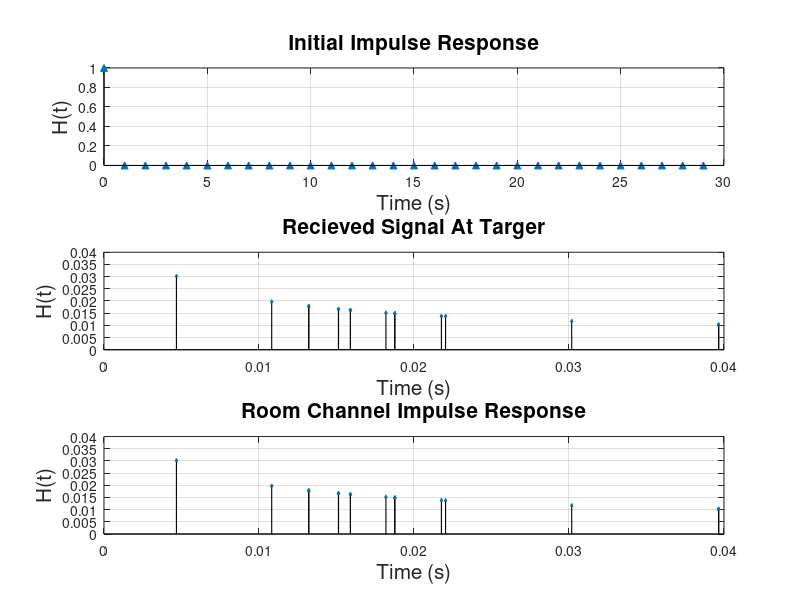

This chart was generated by the following MATLAB code:
%Room Channel Impulse Response
%Rijk van Wijk & Nicolaas du Plessis
close all; clear; clc;

%Due to the time limit, instead of making making a script that can
%calcualte nth reflection based on input coordinates, we instead hardcoded
%the reflection into the scripts. Each reflection is seen as a virtual
%source mirrored in the appropriate plane.

sound_speed = 340; %speed of sound in m/s
beta_damp = 0.5; %dampning factor of the air
num_virt_source = 17; %number of virtual sources

%Impulse Signal
N = 30; %number of samples
x = [1 zeros(1, N-1)]; %impulse response
n = 0:N-1; %time index

%Source Coordiantes
Tx_x = 1.2; %meters
Tx_y = 0.3; %meters
%Target Coordinates
Rx_x = 3.1; %meters
Rx_y = 3.3; %meters
%Reflection Boundary Coordinates
Room_x = 4; %meters
Room_y = 4; %meters

%Virtual Source Vector
sources = zeros(num_virt_source,2); %sources(:,1) is x coordiantes, sources(:,2) is y coordiantes
sources(1,1) = Tx_x; sources(1,2) = Tx_y; %Original Source

%Primary Reflections
sources(2,1) = -Tx_x; sources(2,2) = Tx_y; %X=0
sources(3,1) = (2*Room_x)-Tx_x; sources(3,2) = Tx_y; %X=4
sources(4,1) = Tx_x; sources(4,2) = -Tx_y; %Y=0
sources(5,1) = Tx_x; sources(5,2) = (2*Room_y)-Tx_y; %Y=4

%Secondary Reflections
sources(6,1) = sources(2,1); sources(6,2) = (2*Room_y)-sources(2,2); %X=0 -> Y=4
sources(7,1) = sources(2,1); sources(7,2) = -sources(2,2); %X=0 -> Y=0
sources(8,1) = (2*Room_x)-sources(2,1); sources(8,2) = sources(2,2); %X=0 -> X=4

sources(9,1) = sources(3,1); sources(9,2) = (2*Room_y)-sources(3,2); %X=4 -> Y=4
sources(10,1) = sources(3,1); sources(10,2) = -sources(3,2); %X=4 -> Y=0
sources(11,1) = -sources(3,1); sources(11,2) = sources(3,2); %X=4 -> X=0

sources(12,1) = sources(4,1); sources(12,2) = -sources(4,2); %Y=4 -> Y=0
sources(13,1) = -sources(4,1); sources(13,2) = sources(4,2); %Y=4 -> X=0
sources(14,1) = (2*Room_x)-sources(4,1); sources(14,2) = sources(4,2); %Y=4 -> X=4

sources(15,1) = sources(5,1); sources(15,2) = (2*Room_y)-sources(5,2); %Y=4 -> Y=0
sources(16,1) = -sources(5,1); sources(16,2) = sources(5,2); %Y=4 -> X=0
sources(17,1) = (2*Room_x)-sources(5,1); sources(17,2) = sources(5,2); %Y=4 -> X=4

%Calculations
distances = sqrt(((sources(:,1)-Rx_x).^2) + ((sources(:,2)-Rx_y).^2)); %Distance Vector
attenuations = (distances./sound_speed); %Attenutions
times = beta_damp./(distances.^2); %Travel Times

atten_sorted = sort(attenuations,'descend'); %Higher attenuation means longer journey
times_sorted = sort(times); %Sort times to match above attenuation vector

%Convolution of input signal and resulting recording
response = conv(x,atten_sorted);
response = response(1:num_virt_source); %truncate padded zeros

%Plots
subplot(311)
stem(n,x,'filled','LineStyle','-','LineWidth',0.8,'Color','black','Marker','^','MarkerSize',5);
ylabel('H(t)','Fontsize',15); xlabel('Time (s)','Fontsize',15); grid on;
title('Initial Impulse Response','Fontsize',15)

subplot(312)
stem(times_sorted,atten_sorted,'filled','LineStyle','-','LineWidth',0.8,'Color','black','Marker','^','MarkerSize',2);
ylabel('H(t)','Fontsize',15); xlabel('Time (s)','Fontsize',15); grid on;
title('Recieved Signal At Targer','Fontsize',15)

subplot(313)
stem(times_sorted,response,'filled','LineStyle','-','LineWidth',0.8,'Color','black','Marker','^','MarkerSize',2);
ylabel('H(t)','Fontsize',15); xlabel('Time (s)','Fontsize',15); grid on;
title('Room Channel Impulse Response','Fontsize',15)